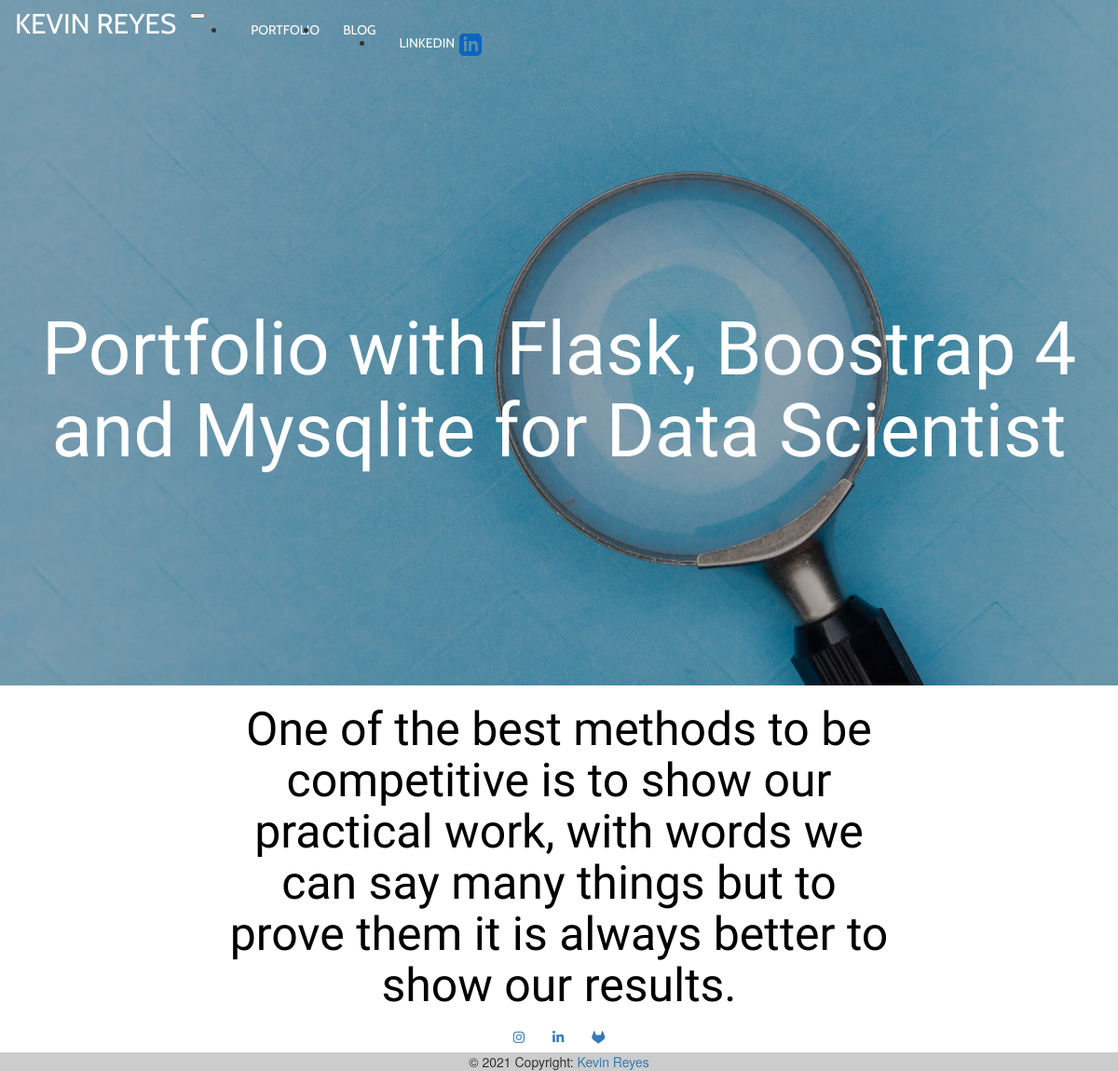
The app's page /project/entry/1 with its own data.
### app/models.py (models this page shows, shortened)
class Project(db.Model):
    id = db.Column(db.Integer, primary_key=True)
    title = db.Column(db.String(200), index=True)
    description = db.Column(db.Text, index=True)
    content = db.Column(db.Text, index=True)
    cat = db.Column(db.String(20), index=True)
    image = db.Column(db.String(50), index=True)
    created_at = db.Column(db.DateTime, nullable=False,default=datetime.utcnow)

### app/routes.py (the view)
@app.route('/project/entry/<int:id>')
def project_entry(id):
    entry = Project.query.filter_by(id=id).first_or_404()
    if entry.image == None:
        background_url = "portada_project.webp"
    else:
        background_url = entry.image
    title = entry.title
    content = entry.content
    split_content = content.split("<img>")
    return render_template('project_entry.html', title=title, entry=entry, background_url=background_url, split_content=split_content)

### app/templates/project_entry.html (shortened to what this page needs)
{% extends "base.html" %}
{% block app_content %}
    <div class="bsecondary mt-5 pt-5 pb-5">
        <div class="container-2 pr-5 pl-5 pt-4 pb-4">
            <h1 class="mb-5" style="color:black;">{{entry.description}}</h1>
        </div>
    </div>
{% endblock %}

### app/templates/base.html (shortened to what this page needs)
{% extends 'bootstrap/base.html' %}
{% block styles %}
{{ super() }}
<link rel="stylesheet" href="{{ url_for('static', filename='/css/prism.css') }}">
{% endblock styles %}
{% block navbar %}
<header>
  <div id="blur"></div>
  {% if dark:%}
    <nav class="navbar navbar-expand-lg navbar-light transparent pl-lg-5 pr-lg-5">
  {% else: %}
    <nav class="navbar navbar-expand-lg navbar-dark transparent pl-lg-5 pr-lg-5">
  {% endif %}
    <a class="navbar-brand" href="{{url_for('index')}}">KEVIN REYES</a>
    <button class="navbar-toggler" type="button" data-toggle="collapse" data-target="#navbarNav" aria-controls="navbarNav" aria-expanded="false" aria-label="Toggle navigation">
    </button>
    <div class="collapse navbar-collapse justify-content-end" id="navbarNav">
      <ul class="navbar-nav">
        <li id="link-b-1" class="nav-item active">
          <a class="nav-link" id="link-1" href="{{url_for('portfolio')}}">PORTFOLIO <span class="sr-only">(current)</span></a>
        </li>
        <li id="link-b-2" class="nav-item">
          <a class="nav-link" id="link-2" href="{{url_for('blog')}}">BLOG</a>
        </li>
        <li id="link-b-3" class="nav-item">
          <a class="nav-link linkedin" id="link-3" target="_blank" href="https://www.linkedin.com/in/kevin-reyes-cs/"><div style="margin-right: 5px;">LINKEDIN</div> <div></div></a>
        </li>
      </ul>
    </div>
  </nav>
  <div id="title">
    <h1 id="title-h1">{{title}}</h1>
  </div>
</header>
{% endblock %}
{% block content %}
  {% block app_content %}{% endblock %}
  <footer class="bg-dark text-center text-white">
    <div class="container p-4 pb-0">
      <section class="mb-4">
        <a class="btn btn-outline-light btn-floating m-1" target="_blank" href="https://www.instagram.com/kevin_reyescs/" role="button"
          ><i class="fab fa-instagram"></i
        ></a>
        <a class="btn btn-outline-light btn-floating m-1" target="_blank" href="https://www.linkedin.com/in/kevin-reyes-cs/" role="button"
          ><i class="fab fa-linkedin-in"></i
        ></a>
        <a class="btn btn-outline-light btn-floating m-1" target="_blank" href="https://gitlab.labcomp.cl/kreyes" role="button"
          ><i class="fab fa-gitlab"></i
        ></a>
      </section>
    </div>
    <div class="text-center p-3" style="background-color: rgba(0, 0, 0, 0.2);">
      © 2021 Copyright:
      <a class="text-white" href="https://mdbootstrap.com/">Kevin Reyes</a>
    </div>
  </footer>
{% endblock %}

### app/templates/base.html (style rules this page uses)
#blur { background-color: rgba(0, 0, 0, 0.3); width: 100%; position:absolute; height: 100%; }
header { background-size: cover; background-position: center; }
h1 { color: white; }
.nav-link,.navbar-brand { color: white!important; }
#title { position:relative; display: flex; align-items: center; max-height: 85%!important; top: 0px!important; left:0px!important; right:0px!important; bottom: 0px!important; text-align: center!important; width: 100%; font-family: 'Fjalla One', sans-serif; }
#title-h1 { text-align: center; width: 100%; font-size: 80px; }

### records on screen
Project: title "Portfolio with Flask, Boostrap 4 and Mysqlite for Data Scientist", description "One of the best methods to be competitive is to show our practical work, with words we can say many things but to prove them it is always better to show our results."
